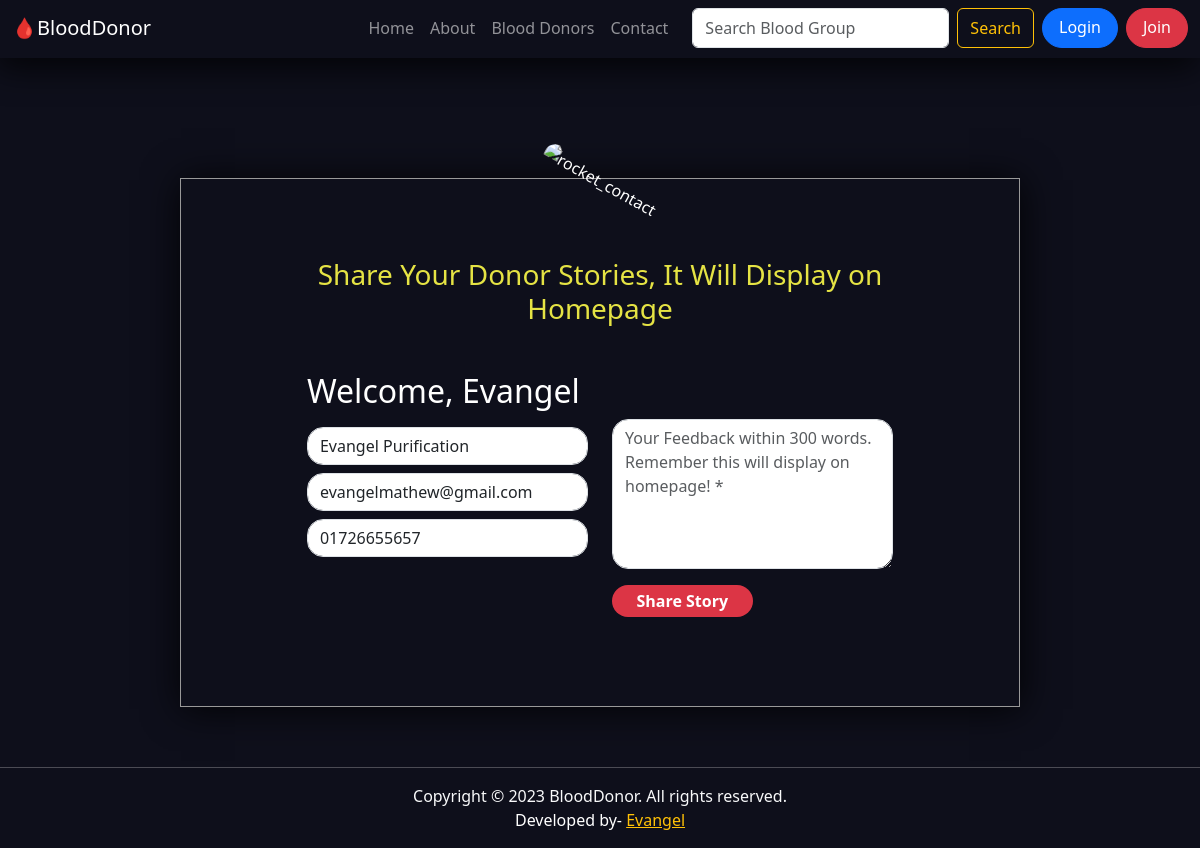
Before: /story/evangel with the older database file.
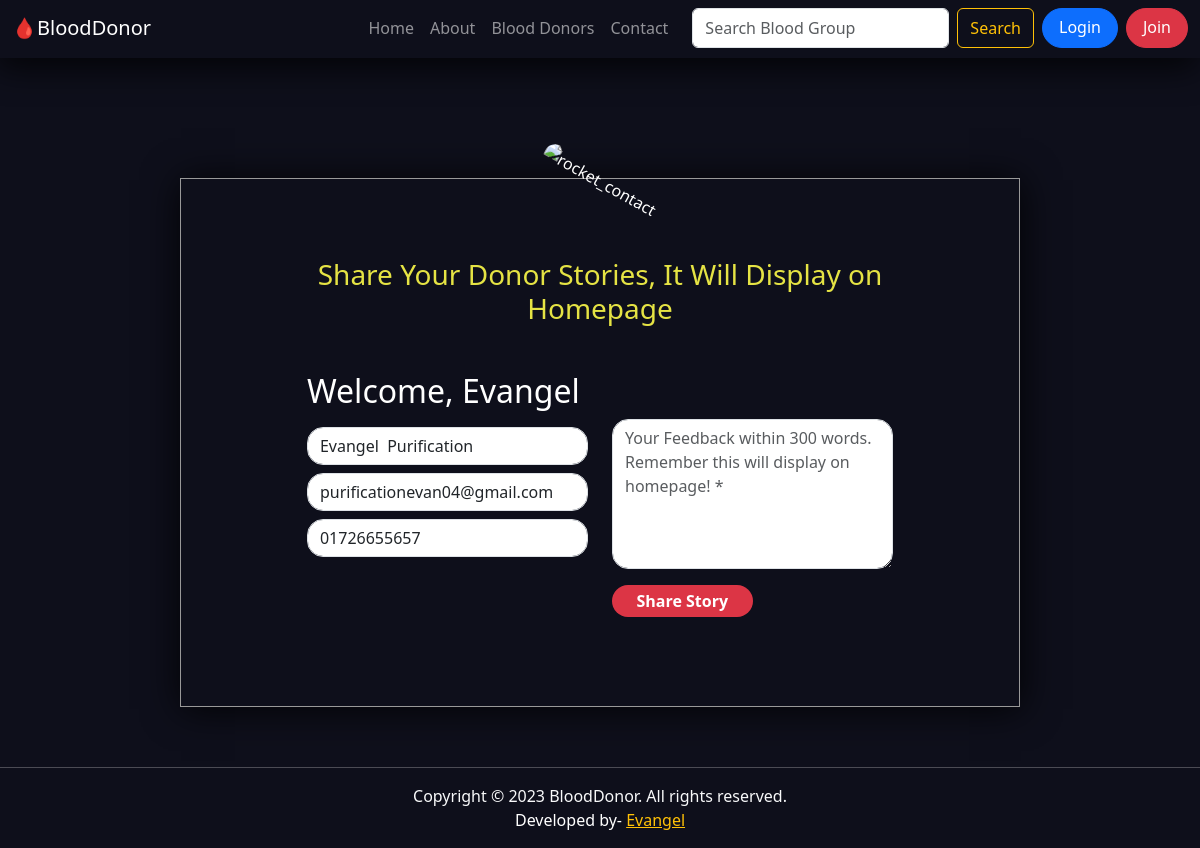
After: the same page with the newer database file.
### home/models.py (models this page shows, shortened)
class UserProfile(models.Model):
    username = models.CharField(max_length=20)
    fname = models.CharField(max_length=20)
    lname = models.CharField(max_length=30)
    email = models.CharField(max_length=30, default="Not Given")
    phn1 = models.CharField(max_length=30)
    phn2 = models.CharField(max_length=30, default="Not Given")
    fblink = models.CharField(max_length=300, default="Not Given")
    add1 = models.CharField(max_length=100)
    add2 = models.CharField(max_length=100)
    age = models.CharField(max_length=30)
    bg = models.CharField(max_length=30)
    img = models.ImageField(upload_to="", default="media/user.jpeg")

### home/views.py (the view, shortened to what this page needs)
# urls.py: path('story/<str:user>', views.donorStory, name='donorStory'),
def donorStory(request,user):
    profile = UserProfile.objects.filter(username=user).first()
    return render(request, 'home/story.html',{
        'profile':profile,
    })

### templates/home/story.html (shortened to what this page needs)
{% extends 'basic.html' %}
{% block body %}
    <div class="container contact-form">
            <div class="contact-image">
                <img src="https://image.ibb.co/kUagtU/rocket_contact.png" alt="rocket_contact"/>
            </div>
            <form method="POST" > {% csrf_token %}
                <h3>Share Your Donor Stories, It Will Display on Homepage</h3>
                <h2>Welcome, {{profile.fname}}</h2>
               <div class="row">
                    <div class="col-md-6">
                        <div class="form-group">
                            <input type="text" name="Name" class="form-control my-2" placeholder="Your Name *" value="{{profile.fname}} {{profile.lname}}" required />
                        </div>
                        <div class="form-group">
                            <input type="text" name="Email" class="form-control my-2" placeholder="Your Email *" value="{{profile.email}}" required />
                        </div>
                        <div class="form-group">
                            <input type="text" name="Phone" class="form-control my-2" placeholder="Phone Number" value="{{profile.phn1}}" required />
                        </div>
                    </div>
                    <div class="col-md-6">
                        <div class="form-group">
                            <textarea name="Msg" class="form-control" placeholder="Your Feedback within 300 words. Remember this will display on homepage! *" style="width: 100%; height: 150px;" required></textarea>
                        </div>
                        <div class="form-group">
                            <input type="submit" name="btnSubmit" class="btnContact my-3" value="Share Story"  />
                        </div>
                    </div>
                </div>
            </form>
</div>
{% endblock %}

Changed rows visible on the page:
changed UserProfile "Evangel": Email "evangelmathew@gmail.com" → "purificationevan04@gmail.com"
